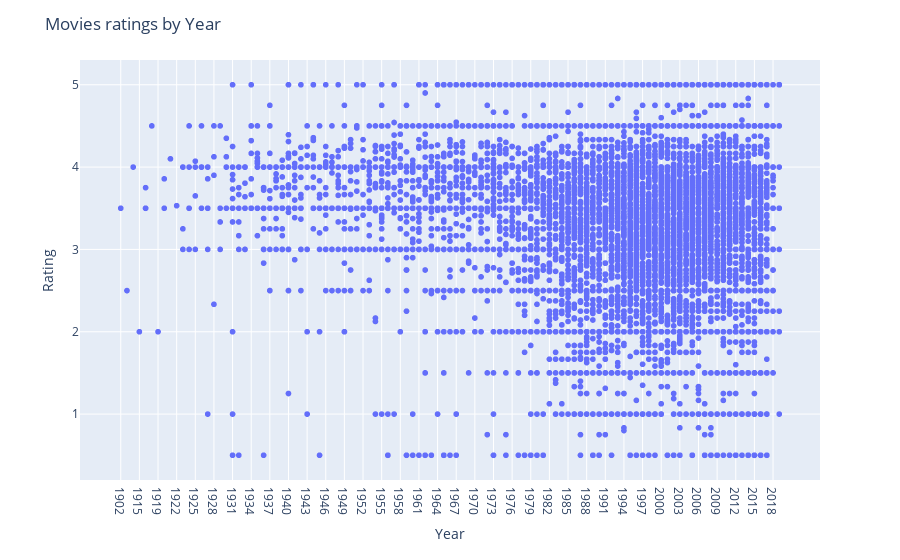

Write notebook code for a chart like this one.
### Markdown cell above
## Visualizing the Data

### Code cell
temp_year = movies.sort_values(by=['year'])
fig = px.scatter(temp_year, x='year', y='avg_rating', hover_data=['title', 'num_reviews'])

fig.update_layout(
    title_text='Movies ratings by Year', # title of plot
    xaxis_title_text='Year', # xaxis label
    yaxis_title_text='Rating', # yaxis label
    bargap=0.2, # gap between bars of adjacent location coordinates
    bargroupgap=0.1, # gap between bars of the same location coordinates
)

fig.show()

### Figure 1 — Plotly figure (JSON) as saved in the notebook; plotly's stock layout.template omitted (floating-point values rounded to 4 significant figures; data arrays with more than 128 entries replaced by an {"elided": "..."} marker saying what was removed)
{"data": [{"customdata": {"elided": "9742x2 mixed values"}, "hovertemplate": "year=%{x}<br>avg_rating=%{y}<br>title=%{customdata[0]}<br>num_reviews=%{customdata[1]}<extra></extra>", "legendgroup": "", "marker": {"color": "#636efa", "symbol": "circle"}, "mode": "markers", "name": "", "showlegend": false, "type": "scattergl", "x": {"elided": "9742 str values"}, "xaxis": "x", "y": {"elided": "9742 float values"}, "yaxis": "y"}], "layout": {"bargap": 0.2, "bargroupgap": 0.1, "legend": {"tracegroupgap": 0}, "margin": {"t": 60}, "title": {"text": "Movies ratings by Year"}, "xaxis": {"anchor": "y", "domain": [0, 1], "title": {"text": "Year"}}, "yaxis": {"anchor": "x", "domain": [0, 1], "title": {"text": "Rating"}}}}
